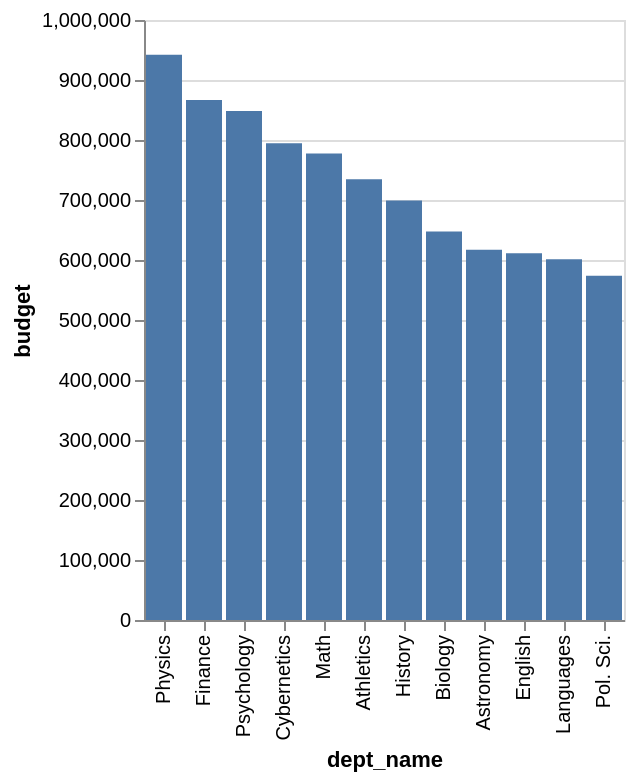

Write the Vega-Lite specification saved for this chart.
### Vega-Lite specification from a JSON file in a GitHub repository (floating-point values rounded to 4 significant figures)
{"data": {"values": [{"x_data": "Physics", "y_data": 942200.0}, {"x_data": "Finance", "y_data": 866800.0}, {"x_data": "Psychology", "y_data": 848200.0}, {"x_data": "Cybernetics", "y_data": 794500.0}, {"x_data": "Math", "y_data": 777600.0}, {"x_data": "Athletics", "y_data": 734600.0}, {"x_data": "History", "y_data": 699100.0}, {"x_data": "Biology", "y_data": 647600.0}, {"x_data": "Astronomy", "y_data": 617300.0}, {"x_data": "English", "y_data": 611000.0}, {"x_data": "Languages", "y_data": 601300.0}, {"x_data": "Pol. Sci.", "y_data": 573700.0}]}, "mark": "bar", "encoding": {"x": {"field": "x_data", "type": "nominal", "title": "dept_name", "sort": {"op": "sum", "field": "y_data", "order": "descending"}}, "y": {"field": "y_data", "type": "quantitative", "title": "budget"}}}
